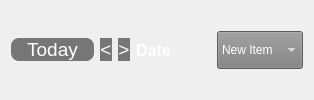
          <widget class="QWidget" name="widget_39" native="true">
           <layout class="QHBoxLayout" name="horizontalLayout_5">
            <item>
             <widget class="QPushButton" name="pushButton_12">
              <property name="minimumSize">
               <size>
                <width>83</width>
                <height>0</height>
               </size>
              </property>
              <property name="font">
               <font>
                <pointsize>14</pointsize>
               </font>
              </property>
              <property name="styleSheet">
               <string notr="true">color: rgb(255, 255, 255);
background-color: rgb(118, 118, 118);
border-radius: 8px;</string>
              </property>
              <property name="text">
               <string>Today</string>
              </property>
             </widget>
            </item>
            <item>
             <widget class="QPushButton" name="pushButton_13">
              <property name="font">
               <font>
                <pointsize>14</pointsize>
               </font>
              </property>
              <property name="styleSheet">
               <string notr="true">color: rgb(255, 255, 255);
background-color: rgb(118, 118, 118);
border-radius: 20px;</string>
              </property>
              <property name="text">
               <string>&lt;</string>
              </property>
             </widget>
            </item>
            <item>
             <widget class="QPushButton" name="pushButton_14">
              <property name="font">
               <font>
                <pointsize>14</pointsize>
               </font>
              </property>
              <property name="styleSheet">
               <string notr="true">color: rgb(255, 255, 255);
background-color: rgb(118, 118, 118);
border-radius: 8px;</string>
              </property>
              <property name="text">
               <string>&gt;</string>
              </property>
             </widget>
            </item>
            <item>
             <widget class="QLabel" name="label_4">
              <property name="font">
               <font>
                <pointsize>12</pointsize>
                <weight>75</weight>
                <bold>true</bold>
               </font>
              </property>
              <property name="styleSheet">
               <string notr="true">color: rgb(255, 255, 255);</string>
              </property>
              <property name="text">
               <string>Date</string>
              </property>
              <property name="alignment">
               <set>Qt::AlignCenter</set>
              </property>
             </widget>
            </item>
            <item>
             <spacer name="horizontalSpacer_11">
              <property name="orientation">
               <enum>Qt::Horizontal</enum>
              </property>
              <property name="sizeHint" stdset="0">
               <size>
                <width>40</width>
                <height>20</height>
               </size>
              </property>
             </spacer>
            </item>
            <item>
             <widget class="QComboBox" name="comboBox_2">
              <property name="minimumSize">
               <size>
                <width>86</width>
                <height>38</height>
               </size>
              </property>
              <property name="styleSheet">
               <string notr="true">color: rgb(255, 255, 255);
background-color: rgb(127, 127, 127);</string>
              </property>
              <item>
               <property name="text">
                <string>New Item</string>
               </property>
              </item>
              <item>
               <property name="text">
                <string>New Item</string>
               </property>
              </item>
              <item>
               <property name="text">
                <string>New Item</string>
               </property>
              </item>
             </widget>
            </item>
           </layout>
          </widget>
